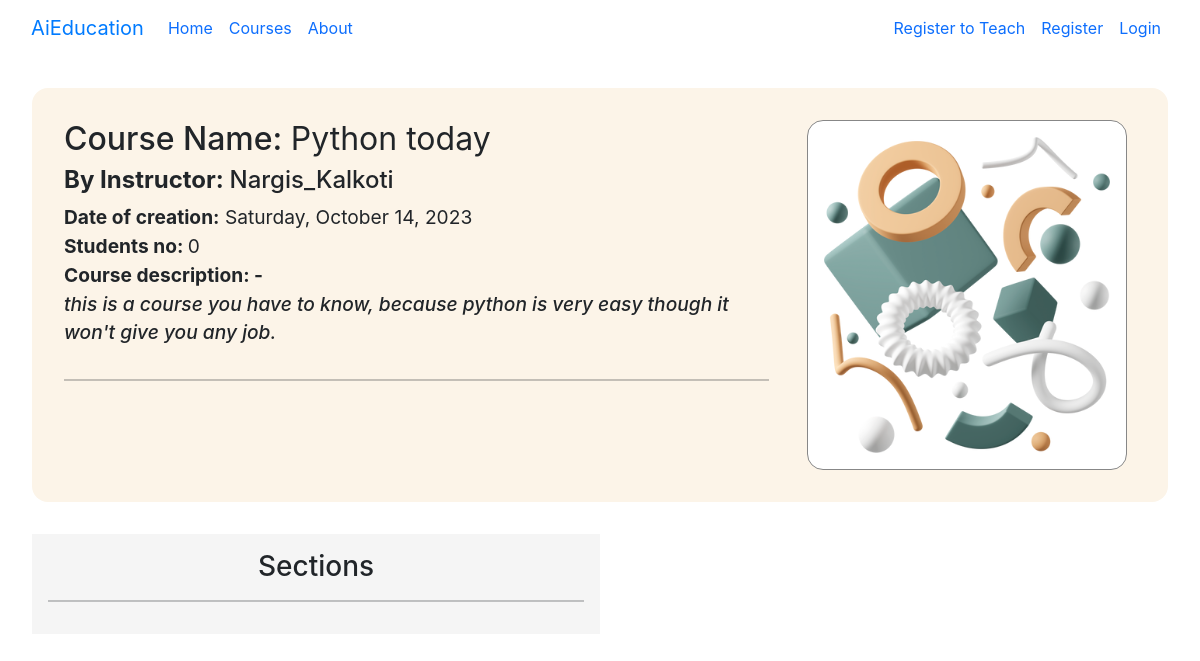
/courses/course-in/python-2-day/, run on an earlier commit of the app's database.
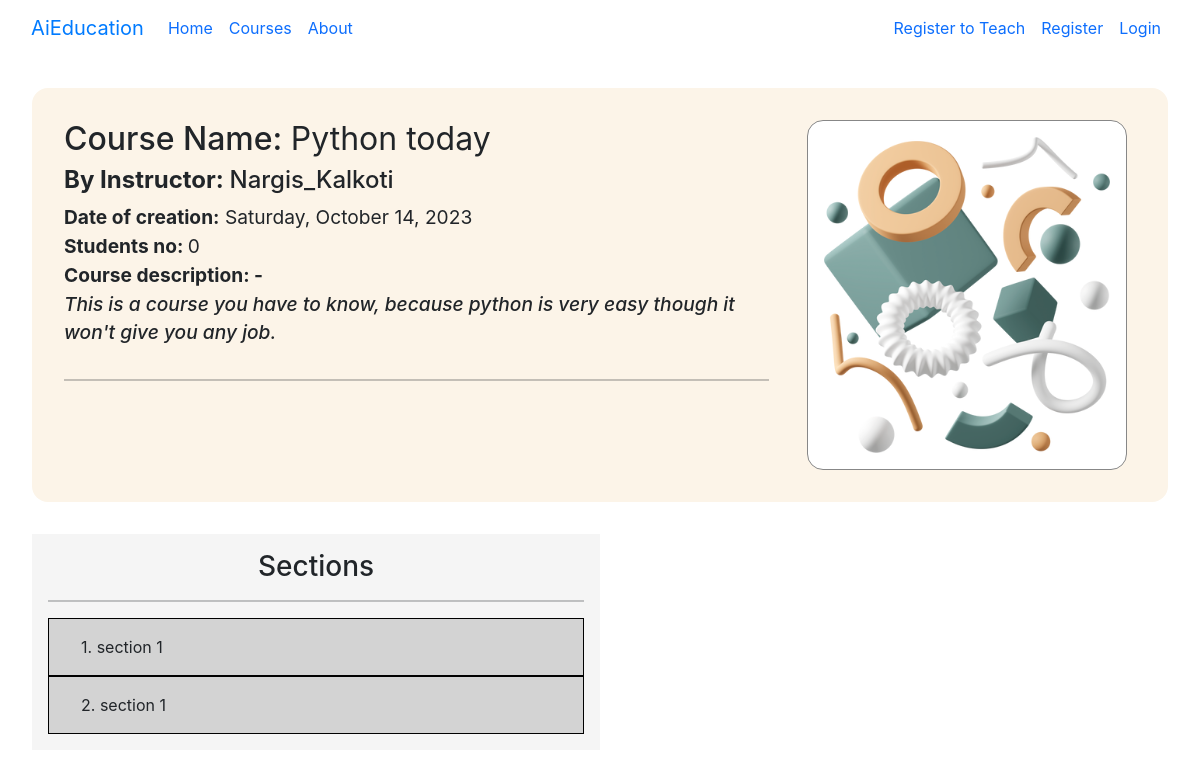
And on a later commit of the database.
### courses/models.py (models this page shows, shortened)
class Course(models.Model):
    course_name = models.CharField(max_length=100)
    made_by_teacher = models.ForeignKey(to=Teacher , on_delete=models.CASCADE, related_name='made_course')
    student = models.ManyToManyField(Student ,through='Course_members', related_name='has_course') # To get through the model name
    course_img = models.ImageField(upload_to='photos/courses',blank=True) # to change the upload path
    course_description = models.CharField(max_length=300)
    slug = models.SlugField()
    iscomplete = models.BooleanField(default=False)
    Age_choices = [
        ('Age < 10', 'Age <10'),
        ('10 < Age < 15', '10 < Age < 15'),
        ('15 < Age < 18','15 < Age < 18'),
        ('Above 18', 'Above 18'),
        ('For all ages', 'For all ages'),]
    age_group = models.CharField(max_length=20, choices=Age_choices, default='For all ages')
    tz1 = pytz.timezone('Asia/Kolkata')
    current_time = timezone.now().astimezone(tz1)
    duration = timedelta(hours=5, minutes=30)
    current_date = current_time + duration
    date_generated = models.DateTimeField(default=current_date)
    class Meta:
        ordering = ["course_name"]

### accounts/models.py (models this page shows, shortened)
class Teacher(models.Model):
    name = models.CharField(max_length=50, unique=True)
    user = models.OneToOneField(to=User, on_delete=models.CASCADE, related_name='teacher')
    is_verified = models.BooleanField(default=False)
    number = models.CharField(max_length=11)
    profile_photo = models.ImageField(upload_to='photos/teacher', null=True, blank=True)
    bio = models.CharField(max_length=100, blank=True, null=True)
    GENDER_CHOICES = [
        ('Male', 'Male'),
        ('Female', 'Female'),
        ('None', 'None')]
    EXPERIENCE_CHOICES=[
        ('less then 1 year','less then 1 year'),('1 - 2 years','1 - 2 years'),
        ('2-4 years','2-4 years'),('5 years and above','5 years and above'),
    ]
    TYPE_USER = [
        ('student', 'student'),
        ('teacher', 'teacher'),
        ('admin', 'admin')]
    is_type = models.CharField(max_length=20, choices=TYPE_USER, default='teacher')
    gender = models.CharField(max_length=10, choices=GENDER_CHOICES, default='None')
    experience = models.CharField(max_length=30, choices=EXPERIENCE_CHOICES, default='less then 1 year')
    def __str__(self):
        return self.name

### sections/models.py (models this page shows, shortened)
class Section(models.Model):
    section_name = models.CharField(max_length=200)
    section_description = models.CharField(max_length=200)
    belong_to_course = models.ForeignKey(Course, on_delete=models.CASCADE, related_name='contains_sections')
    students_completed = models.ManyToManyField(Student, through='Section_completed', related_name='sections_completed')
    available_to_student = models.ManyToManyField(Student, through='Available_sections')
    Accessible_at_level = [('Easy','Easy'),
                          ('Medium','Medium'),
                          ('Hard','Hard'),
                          ('Expert','Expert')]
    Difficulty = models.CharField(max_length=20, choices=Accessible_at_level, default='Easy')
    slug = models.SlugField()

### courses/views.py (the view)
# urls.py: path('course-in/<slug:slug>/', views.SingleCourse.as_view(), name='singlecourse'),
class SingleCourse(DetailView):
    model = Course
    template_name = 'courses/course_detail.html'
    def get_context_data(self, **kwargs):
        context = super().get_context_data(**kwargs)
        context['current_course_slug'] = self.object.slug
        course1 = Course.objects.get(slug = self.object.slug)
        sections = course1.contains_sections.all()
        context['sections'] = sections
        if hasattr(self.request.user, 'student'):
           section_get = course1.contains_sections.filter(available_to_student=self.request.user.student)
           section_exclude = course1.contains_sections.exclude(available_to_student=self.request.user.student)
        else:
           section_get = None
           section_exclude = None
        context['available_sections'] = section_get
        context['excluded_sections'] = section_exclude
        return context

### courses/templates/courses/course_detail.html (shortened to what this page needs)
{% extends "base.html" %}
{% load static %}
{% block content %}
<div style="padding: 2em; padding-bottom: 0em;">
<div style="padding:2em 2em; background-color: rgb(252, 244, 232); border-radius: 1em;">
  <div class="row">
    <div class="col-lg-8">
      <h2>Course Name: <span style="font-weight:400;"> {{course.course_name}} </span></h2>
      <h4> <b>By Instructor: </b> {{ course.made_by_teacher}}</h4>
      <div style="font-size: 1.2em;"><b> Date of creation:</b> {{course.date_generated|date:"l, F j, Y"}} <br>
          <b>Students no: </b> {{course.student.count}} </div>
      <div class="row">
       <div class="col-lg-12">
         <p style="font-size: 1.2em; "><b> Course description: - </b><br>
           <span style="font-weight: 500;"> <i>{{course.course_description}} </i></span> </p>
       </div>
      </div>
      <hr>
    </div>
    <div class="col-lg-4" style="text-align: center;">
      <img class="course-detail-image"  src="{{course.course_img.url}}" alt="coures-image">
    </div>
  </div>
</div> </div>
<div class="row" style="margin: 0px; padding:2em;" >
  <div class="col-lg-6" style="background-color: whitesmoke; padding:1em;">
    <h3 style="text-align:center;"> Sections </h3>
  <hr>
{% if user.is_authenticated and user.student %}
{% if user.student in course.student.all  %}
  {% for section in available_sections %}
  <div style="background-color: lightblue; padding:0em 1em 1em; border:1px solid black; display: flex;
     justify-content:space-between; align-items: center;">
      <span style="padding: 1em 0em 0em 1em;">
        {{ forloop.counter }}.  {{ section.section_name}}
      </span>
      <span style="padding: 1em 0em 0em 1em; color:red;">Available to you</span>
      {% if user.teacher.name == course.made_by_teacher.name %}
      <span style="padding: 1em 0em 0em 1em;">
        <a class="btn btn-outline-danger" href="{% url 'sections:deletesection' slug=section.slug %}">
          Delete Section
        </a>
        <a class="btn btn-outline-primary" href="">
          Update Section
        </a>
      </span>
      {% endif %}
    </div>
    {% endfor %}
    {% for section in excluded_sections %}
    <div style="background-color: lightgrey; padding:0em 1em 1em; border:1px solid black; display: flex;
     justify-content:space-between; align-items: center;">
      <span style="padding: 1em 0em 0em 1em;">
        {{ forloop.counter }}.  {{ section.section_name }}
      </span>
      <span style="padding: 1em 0em 0em 1em; color:red;">Not Available</span>
      {% if user.teacher.name == course.made_by_teacher.name %}
      <span style="padding: 1em 0em 0em 1em;">
        <a class="btn btn-outline-danger" href="{% url 'sections:deletesection' slug=section.slug %}">
          Delete Section
        </a>
        <a class="btn btn-outline-primary" href="">
          Update Section
        </a>
      </span>
      {% endif %}
    </div>
    {% endfor%}
  {% else %}
  {% for section in sections %}
    <div style="background-color: lightgrey; padding:0em 1em 1em; border:1px solid black; display: flex;
     justify-content:space-between; align-items: center;">
      <span style="padding: 1em 0em 0em 1em;">
        {{ forloop.counter }}.  {{ section.section_name }}
      </span>
      {% if user.teacher.name == course.made_by_teacher.name %}
      <span style="padding: 1em 0em 0em 1em;">
        <a class="btn btn-outline-danger" href="{% url 'sections:deletesection' slug=section.slug %}">
          Delete Section
        </a>
        <a class="btn btn-outline-primary" href="">
          Update Section
        </a>
      </span>
      {% endif %}
    </div>
    {% endfor%}
  {% endif %}
{% else %}
  {% for section in sections %}
    <div style="background-color: lightgrey; padding:0em 1em 1em; border:1px solid black; display: flex;
     justify-content:space-between; align-items: center;">
      <span style="padding: 1em 0em 0em 1em;">
        {{ forloop.counter }}.  {{ section.section_name }}
      </span>
    </div>
    {% endfor%}
  {% endif %}
  </div>
</div>
{% endblock content %}

What changed in the data, as far as the page shows it:
changed Course "Python today": course_description "this is a course you have to know, because python is very easy though it won't give you any job." → "This is a course you have to know, because python is very easy though it won't give you any job."
now on this page (row edited): Section: section_name "section 1"
added Section: section_name "section 1"
